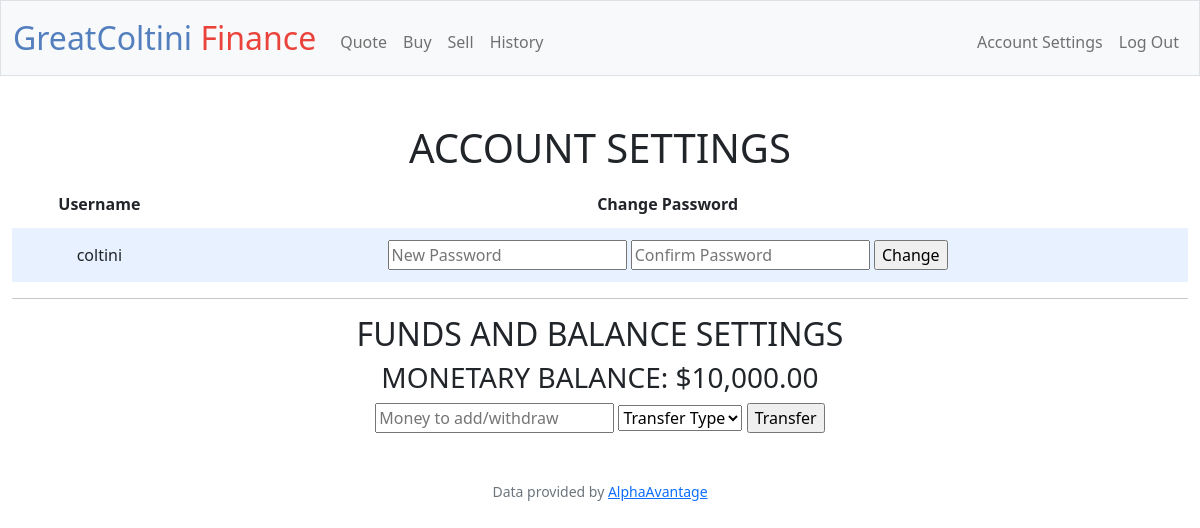
Before: /account (signed in) with the older database file.
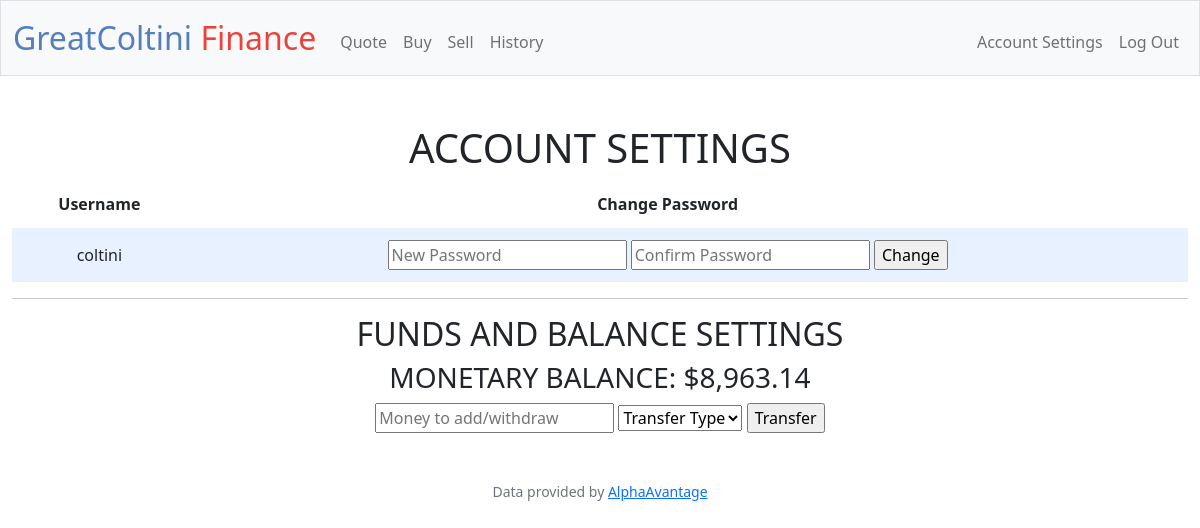
After: the same page with the newer database file.
### tables this page shows
CREATE TABLE users (id INTEGER PRIMARY KEY AUTOINCREMENT NOT NULL, username TEXT NOT NULL, hash TEXT NOT NULL, cash NUMERIC NOT NULL DEFAULT 10000.00);

### app.py (the view)
@app.route("/account", methods=["GET", "POST"])
@login_required
def account():
    user = validify_login()
    if (request.method == "POST"):
        if "password_form" in request.form:
            return apology("password form")
        return redirect("/")
    else:
        return render_template("account.html", user=user)

### app.py (called while the page is built)
@app.after_request
def after_request(response):
    response.headers["Cache-Control"] = "no-cache, no-store, must-revalidate"
    response.headers["Expires"] = 0
    response.headers["Pragma"] = "no-cache"
    return response

def validify_login():
    if (session.get("user_id")):
        user_id = session.get("user_id")
        user = db.execute("SELECT username, cash, hash FROM users WHERE id = ?", user_id)[0]
        return user
    else:
        return redirect("/login")

### helpers.py (called while the page is built)
def login_required(f):
    @wraps(f)
    def decorated_function(*args, **kwargs):
        if session.get("user_id") is None:
            return redirect("/login")
        return f(*args, **kwargs)
    return decorated_function

def usd(value):
    return f"${value:,.2f}"

### templates/account.html (shortened to what this page needs)
{% extends "layout.html" %}
{% block main %}
    <h1> ACCOUNT SETTINGS </h1>
    <table>
        <thead>
            <tr>
                <th>Username</th>
                <th>Change Password</th>
                <th></th>
            </tr>
        </thead>
        <tbody>
            <tr>
                <td>{{ user["username"] }}</td>
                <td>
                    <form name="password_form" action="/change_password" method="post">
                        <input autocomplete="off" autofocus="" name="new_password" placeholder="New Password" type="password">
                        <input autocomplete="off" autofocus="" name="new_password_confirm" placeholder="Confirm Password" type="password">
                        <input type="submit" name="password_change" value="Change">
                    </form>
                </td>
                <td></td>
            </tr>
        </tbody>
    </table>
    <hr>
    <h2> FUNDS AND BALANCE SETTINGS </h2>
    <h3> MONETARY BALANCE: {{ user["cash"] | usd }} </h3>
    <form name="transaction_form" action="/funds" method="post">
        <input autocomplete="off" autofocus="" name="monetary_value" placeholder="Money to add/withdraw" type="text">
        <select name="transaction">
            <option disabled selected value="">Transfer Type</option>
        </select>
        <input type="submit" name="transaction" value="Transfer">
    </form>
{% endblock %}

### templates/layout.html (shortened to what this page needs)
<!DOCTYPE html>
<html lang="en">
    <head>
        <link href="https://cdn.jsdelivr.net/npm/bootstrap@5.1.3/dist/css/bootstrap.min.css" rel="stylesheet">
        <link href="/static/styles.css" rel="stylesheet">
    </head>
    <body>
        <nav class="bg-light border navbar navbar-expand-md navbar-light">
            <div class="container-fluid">
                <a class="navbar-brand" href="/"><span class="blue">GreatColtini </span><span class="red">Finance</span></a>
                <div class="collapse navbar-collapse" id="navbar">
                    {% if session["user_id"] %}
                        <ul class="navbar-nav me-auto mt-2">
                            <li class="nav-item"><a class="nav-link" href="/quote">Quote</a></li>
                            <li class="nav-item"><a class="nav-link" href="/buy">Buy</a></li>
                            <li class="nav-item"><a class="nav-link" href="/sell">Sell</a></li>
                            <li class="nav-item"><a class="nav-link" href="/history">History</a></li>
                        </ul>
                        <ul class="navbar-nav ms-auto mt-2">
                            <li class="nav-item"><a class="nav-link" href="/account">Account Settings</a>
                            <li class="nav-item"><a class="nav-link" href="/logout">Log Out</a></li>
                        </ul>
                    {% else %}
                        <ul class="navbar-nav ms-auto mt-2">
                            <li class="nav-item"><a class="nav-link" href="/register">Register</a></li>
                            <li class="nav-item"><a class="nav-link" href="/login">Log In</a></li>
                        </ul>
                    {% endif %}
                </div>
            </div>
        </nav>
        <main class="container-fluid py-5 text-center">
            {% block main %}{% endblock %}
        </main>
        <footer class="mb-5 small text-center text-muted">
            Data provided by <a href="https://www.alphavantage.co/documentation/">AlphaAvantage</a>
        </footer>
    </body>
</html>

### static/styles.css (style rules this page uses)
nav .navbar-brand { font-size: xx-large; }
nav .navbar-brand .blue { color: #537fbe; }
nav .navbar-brand .red { color: #ea433b; }
table { background-color: transparent; margin-bottom: 1rem; width: 100%; }
table th, table td { padding: 0.75rem; vertical-align: middle; }
tbody tr:nth-of-type(odd) { background-color: rgb(179, 208, 255, 0.3) }

Changed rows visible on the page:
changed users "coltini": cash "$10,000.00" → "$8,963.14"
